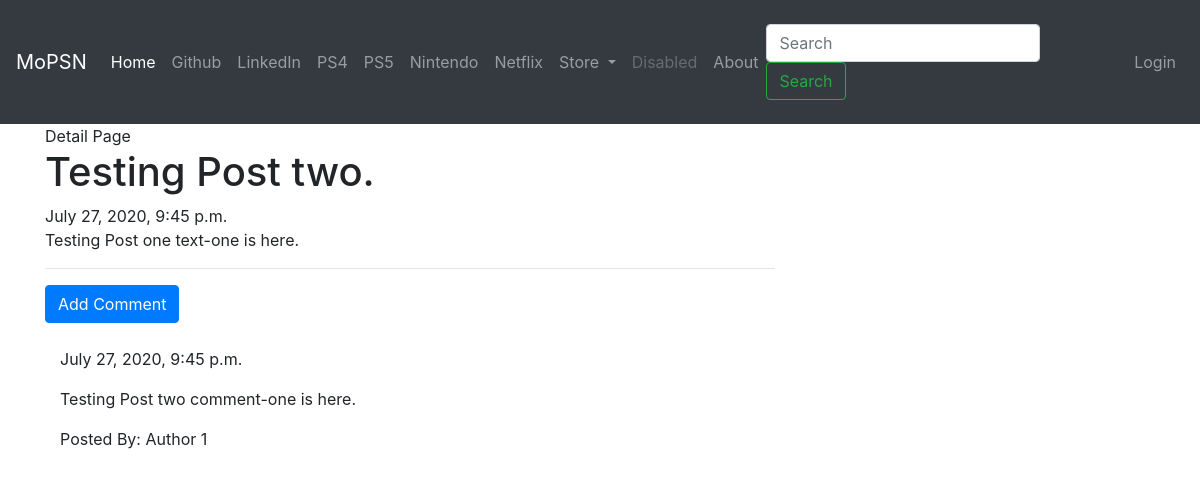
The page /post/8/ on the database as committed earlier.
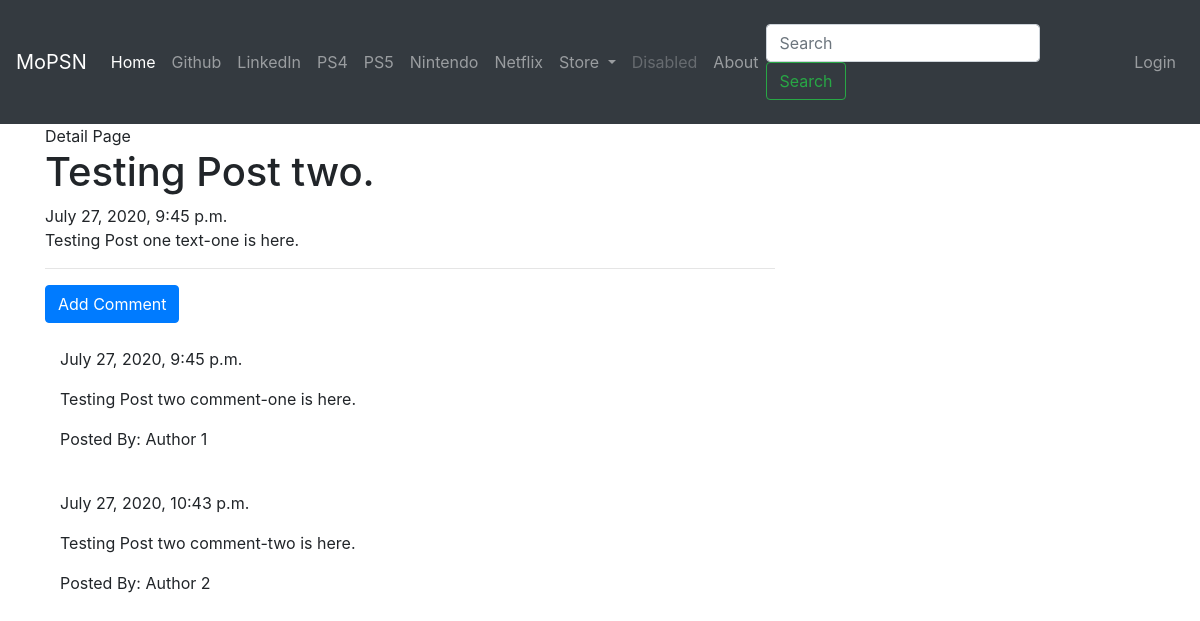
The same page on the database as committed later.
### blog/models.py (models this page shows, shortened)
class Post(models.Model):
    author = models.ForeignKey('auth.User', on_delete=models.CASCADE)
    title = models.CharField(max_length=200)
    text = models.TextField()
    create_field = models.DateTimeField(default=timezone.now)
    published_date = models.DateTimeField(blank=True, null=True)

class Comment(models.Model):
    post = models.ForeignKey('blog.Post', related_name='comments', on_delete=models.CASCADE)
    author = models.CharField(max_length=200)
    text = models.TextField()
    create_date = models.DateTimeField(default=timezone.now)
    approved_comment = models.BooleanField(default=False)

### blog/views.py (the view)
# urls.py: path('post/<int:pk>/',views.PostDetailView.as_view(), name='post_detail'),
class PostDetailView(DetailView):
    model = Post

### blog/templates/blog/post_detail.html (shortened to what this page needs)
{% extends "blog/base.html" %}
{% block content %}
  Detail Page
  <h1 class="posttitle loader">{{ post.title }}</h1>
  {% if post.published_date %}
    <div class="date postdate">
      {{ post.published_date }}
    </div>
  {% else %}
  <a class="btn btn-success" href="{% url 'post_publish' pk=post.pk %}">Publish</a>
  {% endif %}
  <p class="postcontent">{{ post.text|safe|linebreaksbr }}</p>
  <hr>
  <a class="btn btn-primary btn-comment" href="{% url 'add_comment_to_post' pk=post.pk %}">Add Comment</a>
  <div class="container">
    {% for comment in post.comments.all %}
      <br>
        {% if user.is_authenticated or comment.approved_comment %}
          {{ comment.create_date }}
              <p> {{ comment.text|safe|linebreaks }}</p>
              <p> Posted By: {{ comment.author }}</p>
        {% endif %}
        {% empty %}
          <p>No Comments! </p>
    {% endfor %}
  </div>
{% endblock %}

### blog/templates/blog/base.html (shortened to what this page needs)
<!DOCTYPE html>
{% load static %}
<html lang="en" dir="ltr">
  <head>
    <link rel="stylesheet" href="https://stackpath.bootstrapcdn.com/bootstrap/4.5.0/css/bootstrap.min.css">
    <link rel="stylesheet" href="//cdn.jsdelivr.net/npm/medium-editor@latest/dist/css/medium-editor.min.css" type="text/css" media="screen" charset="utf-8">
  </head>
  <body >
    <nav class="navbar navbar-expand-lg navbar-dark bg-dark loader">
      <a class="navbar-brand" href="{% url 'post_list' %}">MoPSN</a>
      <div class="collapse navbar-collapse" id="navbarSupportedContent">
        <ul class="navbar-nav mr-auto">
          <li class="nav-item active">
            <a class="nav-link" href="{% url 'post_list' %}"> Home <span class="sr-only"> (current)</span> </a>
          </li>
          <li class="nav-item"> <a class="nav-link" href="https://wwww.github.com"> Github </a></li>
          <li class="nav-item"> <a class="nav-link" href="https://wwww.linkedin.com"> LinkedIn </a></li>
          <li class="nav-item"> <a class="nav-link" href="#"> PS4 </a></li>
          <li class="nav-item"> <a class="nav-link" href="#"> PS5 </a></li>
          <li class="nav-item"> <a class="nav-link" href="#"> Nintendo </a></li>
          <li class="nav-item"> <a class="nav-link" href="#"> Netflix </a></li>
          <li class="nav-item dropdown">
            <a class="nav-link dropdown-toggle" href="#" id="navbarDropdown" role="button" data-toggle="dropdown" aria-haspopup="true" aria-expanded="false">
              Store
            </a>
          </li>
          <li class="nav-item">
            <a class="nav-link disabled" href="#" tabindex="-1" aria-disabled="true">Disabled</a>
          </li>
          <li class="nav-item"><a class="nav-link" href="{% url 'about' %}"> About </a></li>
        </ul>
        <form class="form-inline my-2 my-lg-3">
          <input class="form-control mr-sm-2" type="search" placeholder="Search" aria-label="Search">
          <button class="btn btn-outline-success my-2 my-sm-0" type="submit">Search</button>
        </form>
        <ul class="navbar-nav ml-auto">
          {% if user.is_authenticated %}
          <li class="nav-item"> <a class="nav-link" href="#"> Welcome: {{ user.username }}</a> </li>
          <li class="nav-item"> <a class="nav-link" href="{% url 'logout' %}"> Log Out </a></li>
          {% else %}
          <li class="nav-item"><a  class="nav-link" href="{% url 'login' %}"> Login </a></li>
          {% endif %}
        </ul>
      </div>
    </nav>
    <div class="content container">
      <div class="row">
        <div class="col-md-8">
          <div class="blog_posts">
            {% block content %}
            {% endblock %}
          </div>
        </div>
      </div>
    </div>
  </body>
</html>

Rows that differ between the two databases and show on the page:
added Comment: create_date "July 27, 2020, 10:43 p.m.", text "Testing Post two comment-two is here.", author "Author 2"
